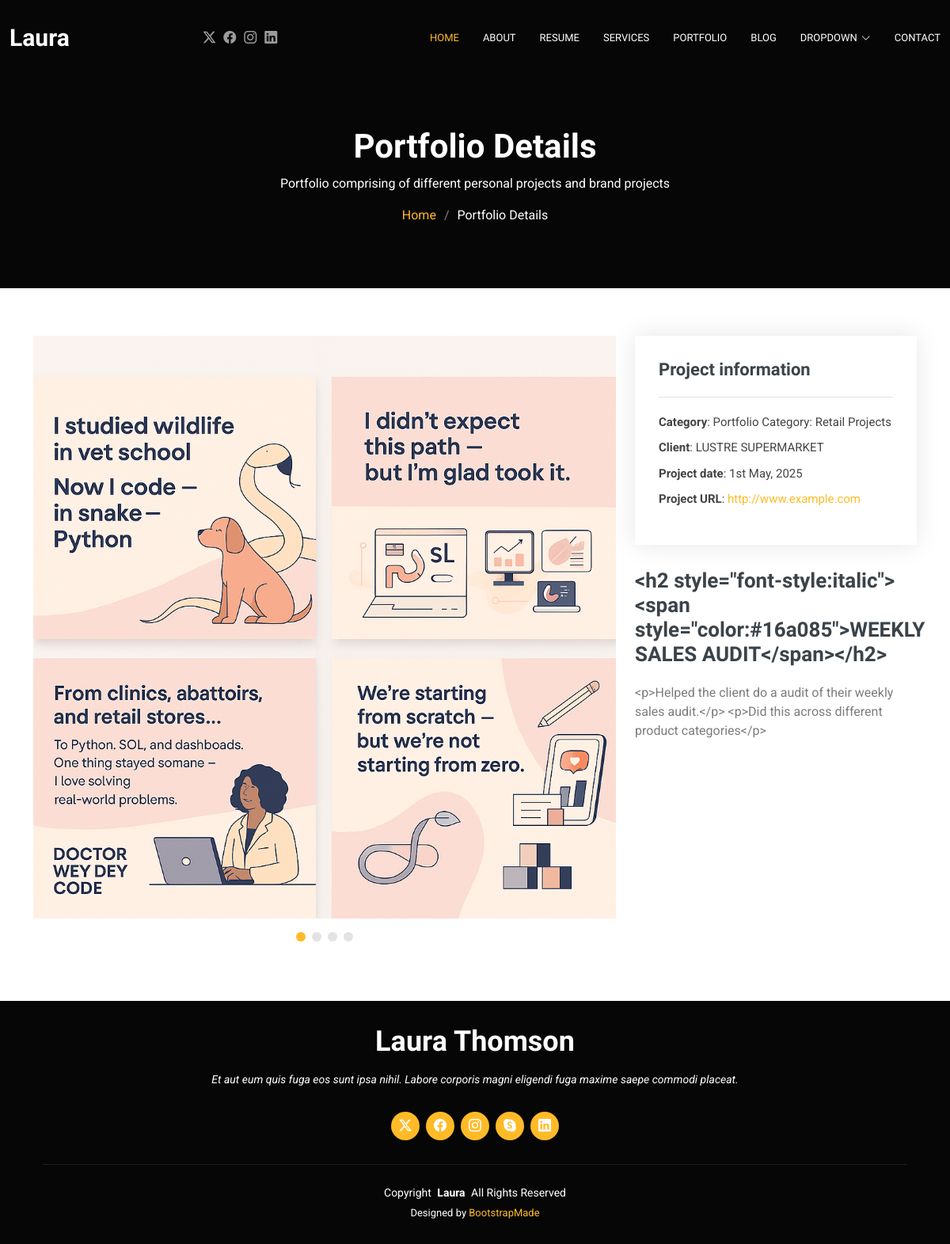
The app's page /portfolio-details/1/ with its own data.
### myportfolio/models.py (models this page shows, shortened)
class ProjectPortfolio(models.Model):
    category = models.ForeignKey(ProjectCategory, on_delete=models.PROTECT)
    title = models.CharField(max_length=50, blank=True, null=True)
    description = models.TextField(blank=True, null=True)
    image1 = models.ImageField(upload_to='details/')
    image2 = models.ImageField(upload_to='details/')
    image3 = models.ImageField(upload_to='details/')
    image4 = models.ImageField(upload_to='details/')
    client = models.CharField(max_length=100)
    project_date = models.CharField(max_length=20)
    project_url = models.URLField(max_length=100)
    project_title = RichTextField()
    project_description = RichTextField()
    class Meta:
        verbose_name_plural = "Portfolio"

class ProjectCategory(models.Model):
    name = models.CharField(max_length=50)
    description = models.TextField(blank=True, null=True)
    def __str__(self):
        return f"Portfolio Category: {self.name}"

### myportfolio/views.py (the view)
# urls.py: path("portfolio-details/<int:portfolio_id>/", views.portfolio_details, name="portfolio_details"),
def portfolio_details(request, portfolio_id):
    portfolio_detail = get_object_or_404(ProjectPortfolio, id=portfolio_id)
    portfolio_details = ProjectPortfolio.objects.all()
    context = {
       "portfolio_detail": portfolio_detail,
    }
    return render(request, "portfolio-details.html", context)

### templates/portfolio-details.html (shortened to what this page needs)
{% extends 'const/base.html' %}
{% load static %}
{% block content %}
  <main class="main">
    <div class="page-title dark-background">
      <div class="container position-relative">
        <h1>Portfolio Details</h1>
        <p>Portfolio comprising of different personal projects and brand projects</p>
        <nav class="breadcrumbs">
          <ol>
            <li><a href="index.html">Home</a></li>
            <li class="current">Portfolio Details</li>
          </ol>
        </nav>
      </div>
    </div>
    <section id="portfolio-details" class="portfolio-details section">
      <div class="container" data-aos="fade-up" data-aos-delay="100">
        <div class="row gy-4">
          <div class="col-lg-8">
            <div class="portfolio-details-slider swiper init-swiper">
              <div class="swiper-wrapper align-items-center">
                <div class="swiper-slide">
                  <img src="{{portfolio_detail.image1.url}}" alt="">
                </div>
              </div>
              <div class="swiper-pagination"></div>
            </div>
          </div>
          <div class="col-lg-4">
            <div class="portfolio-info" data-aos="fade-up" data-aos-delay="200">
              <h3>Project information</h3>
              <ul>
                <li><strong>Category</strong>: {{portfolio_detail.category}}</li>
                <li><strong>Client</strong>: {{portfolio_detail.client}}</li>
                <li><strong>Project date</strong>: {{portfolio_detail.project_date}}</li>
                <li><strong>Project URL</strong>: <a href="#">{{portfolio_detail.project_url}}</a></li>
              </ul>
            </div>
            <div class="portfolio-description" data-aos="fade-up" data-aos-delay="300">
              <h2>{{portfolio_detail.project_title}}</h2>
              <p>
                {{portfolio_detail.project_description}}
              </p>
            </div>
          </div>
        </div>
      </div>
    </section>
  </main>
  {% endblock %}

### templates/const/base.html (shortened to what this page needs)
{% load static %}
<!DOCTYPE html>
<html lang="en">
<head>
  <link href="{% static 'assets/vendor/bootstrap/css/bootstrap.min.css' %}" rel="stylesheet">
  <link href="{% static 'assets/vendor/bootstrap-icons/bootstrap-icons.css' %}" rel="stylesheet">
  <link href="{% static 'assets/vendor/aos/aos.css' %}" rel="stylesheet">
  <link href="{% static 'assets/vendor/swiper/swiper-bundle.min.css' %}" rel="stylesheet">
  <link href="{% static 'assets/vendor/glightbox/css/glightbox.min.css' %}" rel="stylesheet">
  <link href="{% static 'assets/css/main.css' %}" rel="stylesheet">
  <link href="{% static 'assets/css/edit.css' %}" rel="stylesheet">
</head>
<body class="index-page">
  <header id="header" class="header d-flex align-items-center fixed-top">
    <div class="container-fluid position-relative d-flex align-items-center justify-content-between">
      <a href="index.html" class="logo d-flex align-items-center me-auto me-xl-0">
        <h1 class="sitename">Laura</h1>
      </a>
      <nav id="navmenu" class="navmenu">
        <ul>
          <li><a href="#hero" class="active">Home</a></li>
          <li><a href="#about">About</a></li>
          <li><a href="#resume">Resume</a></li>
          <li><a href="#services">Services</a></li>
          <li><a href="#portfolio">Portfolio</a></li>
          <li><a href="{% url 'all' %}">Blog</a></li>
          <li class="dropdown"><a href="#"><span>Dropdown</span> <i class="bi bi-chevron-down toggle-dropdown"></i></a>
          </li>
          <li><a href="#contact">Contact</a></li>
        </ul>
      </nav>
      <div class="header-social-links">
        <a href="#" class="twitter"><i class="bi bi-twitter-x"></i></a>
        <a href="#" class="facebook"><i class="bi bi-facebook"></i></a>
        <a href="#" class="instagram"><i class="bi bi-instagram"></i></a>
        <a href="#" class="linkedin"><i class="bi bi-linkedin"></i></a>
      </div>
    </div>
  </header>
  {% block content %}
  {% endblock %}
  <footer id="footer" class="footer position-relative dark-background">
    <div class="container">
      <h3 class="sitename">Laura Thomson<br></h3>
      <p>Et aut eum quis fuga eos sunt ipsa nihil. Labore corporis magni eligendi fuga maxime saepe commodi placeat.</p>
      <div class="social-links d-flex justify-content-center">
        <a href=""><i class="bi bi-twitter-x"></i></a>
        <a href=""><i class="bi bi-facebook"></i></a>
        <a href=""><i class="bi bi-instagram"></i></a>
        <a href=""><i class="bi bi-skype"></i></a>
        <a href=""><i class="bi bi-linkedin"></i></a>
      </div>
      <div class="container">
        <div class="copyright">
          <span>Copyright</span> <strong class="px-1 sitename">Laura</strong> <span>All Rights Reserved</span>
        </div>
        <div class="credits">
          Designed by <a href="https://bootstrapmade.com/">BootstrapMade</a>
        </div>
      </div>
    </div>
  </footer>
</body>
</html>

### records on screen
ProjectPortfolio: image1 (picture), category "Portfolio Category: Retail Projects", client "LUSTRE SUPERMARKET", project_date "1st May, 2025", project_url "http://www.example.com", project_title "<h2 style=\"font-style:italic\"><span style=\"color:#16a085\">WEEKLY SALES AUDIT</span></h2>", project_description "<p>Helped the client do a audit of their weekly sales audit.</p> <p>Did this across different product categories</p>"
